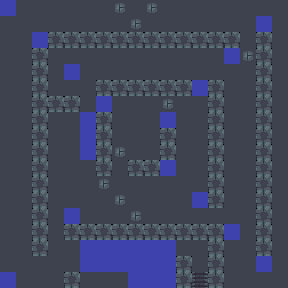

This game map was drawn from its Tiled (.tmx) file and the tilesets committed beside it. A one-line description and the full map source follow:
An orthogonal 18x18 tile map with 16x16 px tiles, 1 tile layer (terrain) and 31 objects.

<map version="1.10" tiledversion="1.11.2" orientation="orthogonal" renderorder="right-down" width="18" height="18" tilewidth="16" tileheight="16" infinite="0" nextlayerid="3" nextobjectid="32">
 <properties>
  <property name="name" value="Relax" />
  <property name="author" value="moineau" />
  <property name="goldMoves" type="int" value="695" />
  <property name="platinumMoves" type="int" value="575" />
  <property name="goldTime" type="int" value="130" />
 </properties>
 <tileset firstgid="1" source="tileset.tsx" />
 <layer id="1" name="terrain" width="18" height="18">
  <data encoding="csv">
3,1,1,1,1,1,1,2,1,2,1,1,1,1,1,1,1,1,
1,1,1,1,1,1,1,1,2,1,1,1,1,1,1,1,3,1,
1,1,3,4,4,4,4,4,4,4,4,4,4,4,4,1,4,1,
1,1,4,1,1,1,1,1,1,1,1,1,1,1,3,2,4,1,
1,1,4,1,3,1,1,1,1,1,1,1,1,1,1,1,4,1,
1,1,4,1,1,1,4,4,4,4,4,4,3,4,1,1,4,1,
1,1,4,4,4,1,3,1,1,1,2,1,1,4,1,1,4,1,
1,1,4,1,1,3,4,1,1,1,3,1,1,4,1,1,4,1,
1,1,4,1,1,3,4,1,1,1,4,1,1,4,1,1,4,1,
1,1,4,1,1,3,4,2,1,1,4,1,1,4,1,1,4,1,
1,1,4,1,1,1,4,1,4,4,3,1,1,4,1,1,4,1,
1,1,4,1,1,1,2,1,1,1,1,1,1,4,1,1,4,1,
1,1,4,1,1,1,1,2,1,1,1,1,3,4,1,1,4,1,
1,1,4,1,3,1,1,1,2,1,1,1,1,1,1,1,4,1,
1,1,4,1,4,4,4,4,4,4,4,4,4,4,3,1,4,1,
1,1,4,1,1,3,3,3,3,3,3,1,1,4,1,1,4,1,
1,1,1,1,1,3,3,3,3,3,3,4,1,4,1,1,3,1,
3,1,1,1,4,1,1,1,3,3,3,4,5,4,1,1,1,1
</data>
 </layer>
 <objectgroup id="2" name="objects">
  <object id="1" gid="6" x="128" y="16" width="16" height="16" />
  <object id="2" gid="9" x="272" y="16" width="16" height="16" />
  <object id="3" gid="9" x="16" y="32" width="16" height="16" />
  <object id="4" gid="9" x="240" y="48" width="16" height="16" />
  <object id="5" gid="9" x="48" y="64" width="16" height="16" />
  <object id="6" gid="9" x="128" y="80" width="16" height="16" />
  <object id="7" gid="9" x="208" y="80" width="16" height="16" />
  <object id="8" gid="9" x="80" y="96" width="16" height="16" />
  <object id="9" gid="8" x="112" y="112" width="16" height="16" />
  <object id="10" gid="9" x="144" y="112" width="16" height="16" />
  <object id="11" gid="9" x="176" y="112" width="16" height="16" />
  <object id="12" gid="9" x="112" y="128" width="16" height="16" />
  <object id="13" gid="7" x="128" y="144" width="16" height="16" />
  <object id="14" gid="7" x="144" y="144" width="16" height="16" />
  <object id="15" gid="7" x="128" y="160" width="16" height="16" />
  <object id="16" gid="7" x="144" y="160" width="16" height="16" />
  <object id="17" gid="9" x="224" y="160" width="16" height="16" />
  <object id="18" gid="8" x="80" y="176" width="16" height="16" />
  <object id="19" gid="9" x="112" y="176" width="16" height="16" />
  <object id="20" gid="9" x="176" y="192" width="16" height="16" />
  <object id="21" gid="9" x="80" y="208" width="16" height="16" />
  <object id="22" gid="9" x="224" y="208" width="16" height="16" />
  <object id="23" gid="9" x="208" y="224" width="16" height="16" />
  <object id="24" gid="9" x="48" y="240" width="16" height="16" />
  <object id="25" gid="8" x="176" y="256" width="16" height="16" />
  <object id="26" gid="8" x="192" y="256" width="16" height="16" />
  <object id="27" gid="9" x="240" y="256" width="16" height="16" />
  <object id="28" gid="9" x="16" y="272" width="16" height="16" />
  <object id="29" gid="8" x="192" y="272" width="16" height="16" />
  <object id="30" gid="7" x="272" y="272" width="16" height="16" />
  <object id="31" gid="9" x="272" y="288" width="16" height="16" />
 </objectgroup>
</map>
